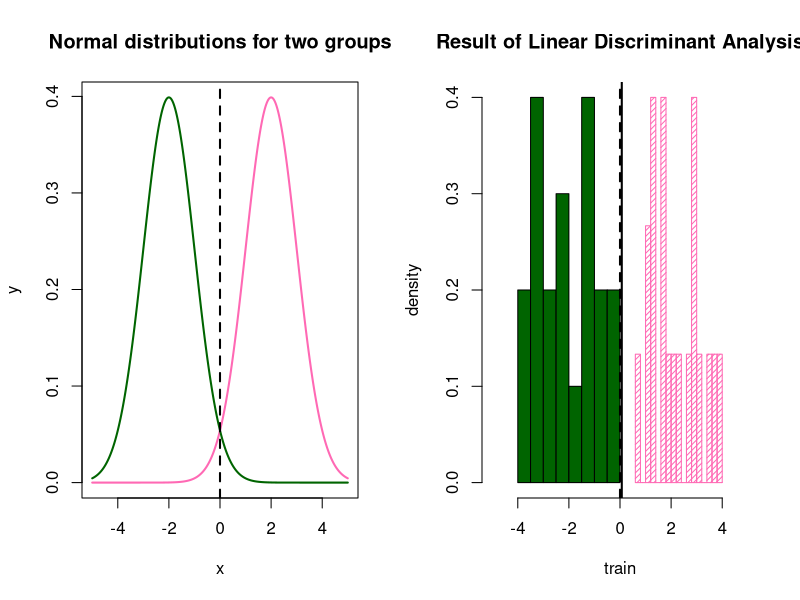
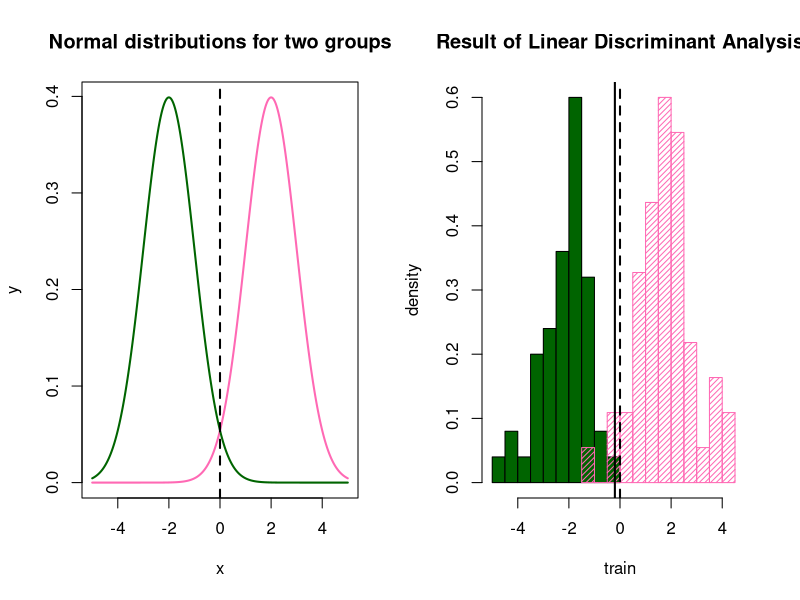
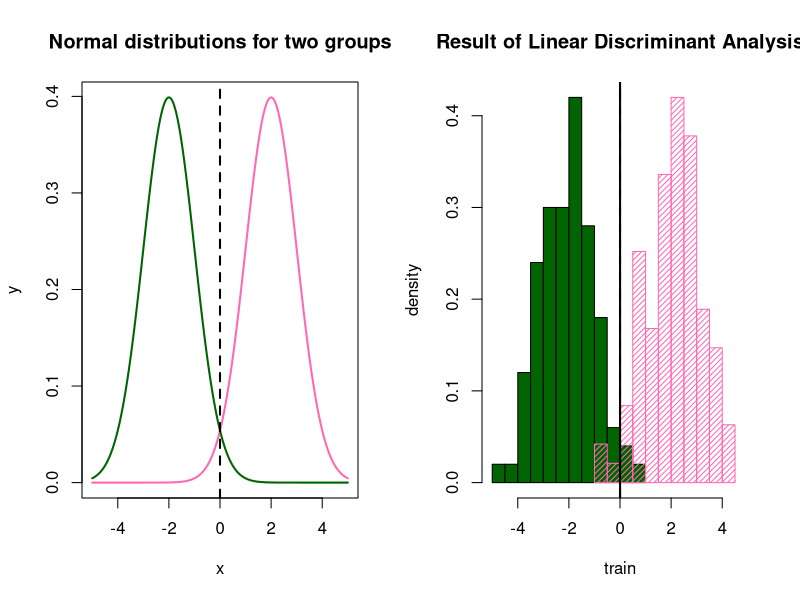
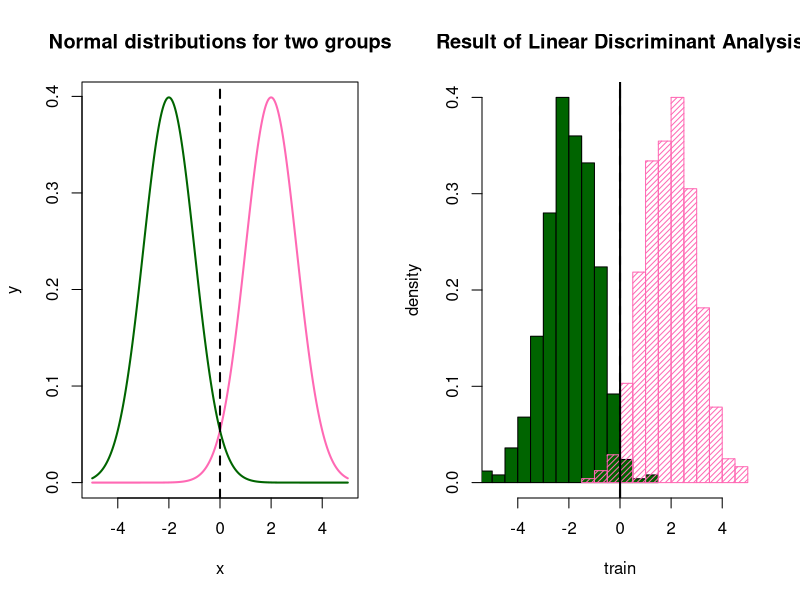
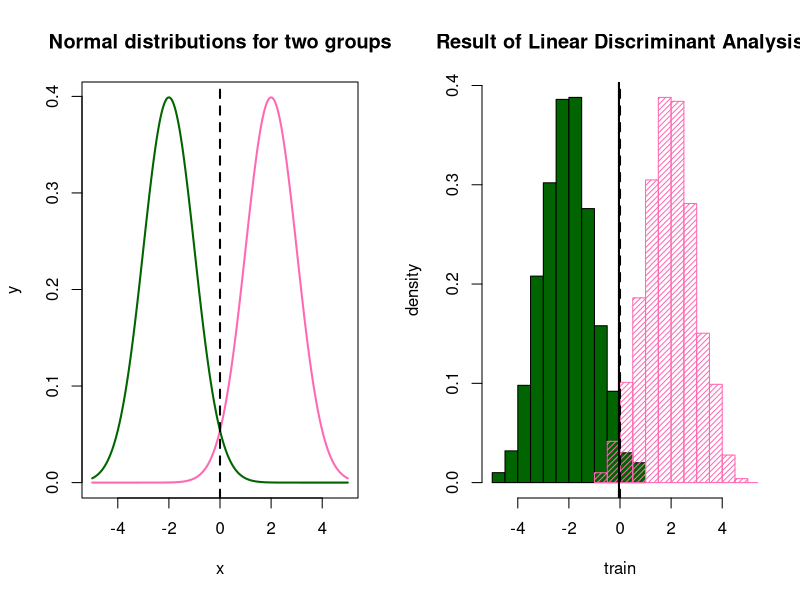
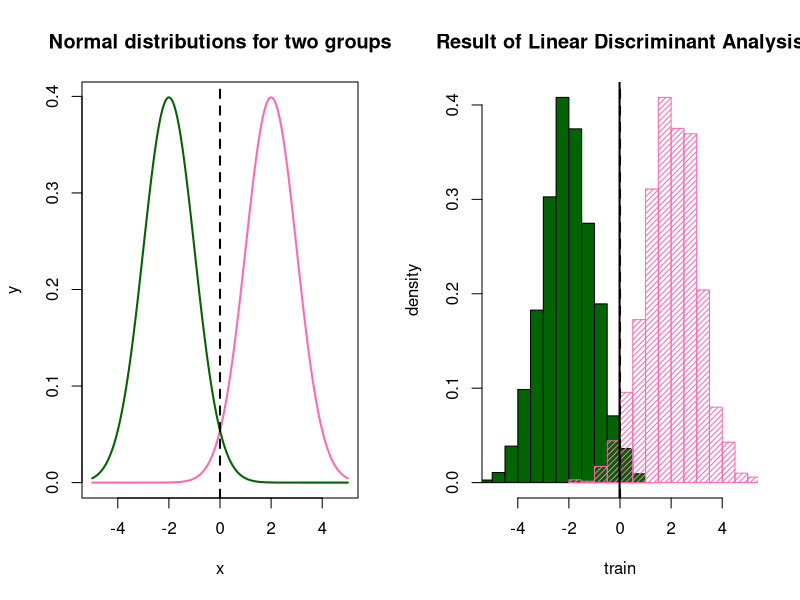
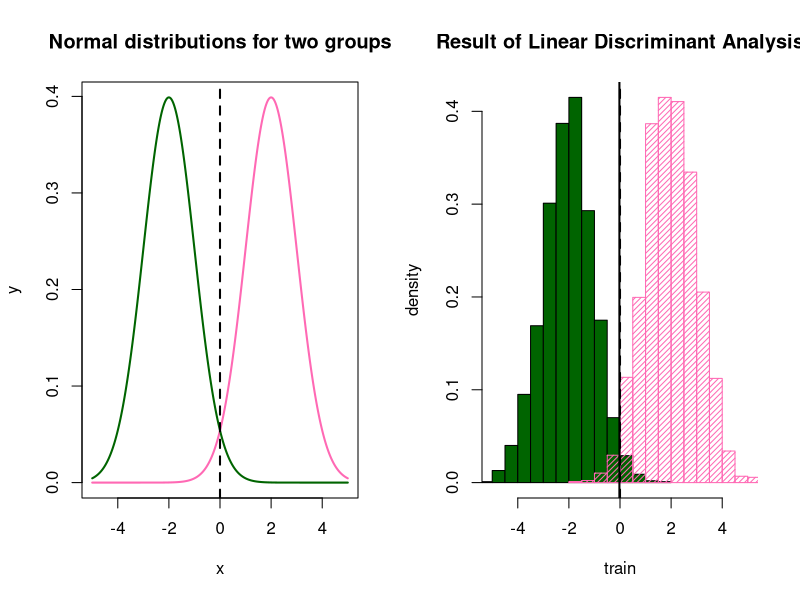

Here is the R script that generated these plots, in order:
### Linear Discriminant Analysis for p=1

G1.test <- rnorm(1000,2,1) ; G2.test <- rnorm(1000,-2,1)

my.LDA <- function(n1,n2,test1,test2) {
   ## Make training data 
   n1 <- n1 ; n2 <- n2  
   n <- n1+n2 
   k <- 2
   prior1 <- n1/n ; prior2 <- n2/n
   G1.train <- rnorm(n1,2,1) ; G2.train <- rnorm(n2,-2,1)
   mu1 <- mean(G1.train) ; mu2 <- mean(G2.train)
   sigma2 <- sum((G1.train-mu1)^2+(G2.train-mu2)^2)/(n-k)

   ## Make test data
   test <- c(test1,test2)
   true.group <- c(rep("Group1",1000),rep("Group2",1000))

   ## Decision boundary of LDA when k=2
   delta1 <- function(x) x*(mu1/sigma2)-(((mu1^2)/sigma2)/2)+log(prior1)
   delta2 <- function(x) x*(mu2/sigma2)-(((mu2^2)/sigma2)/2)+log(prior2)
   d1 <- delta1(test) ; d2 <- delta2(test)
   boundary <- d1-d2
   predict.group <- rep("Group1",2000)
   predict.group[boundary < 0] <- "Group2"

   ## Drawing some graph
   par(mfrow=c(1,2))
   # Picture 1
   x <- seq(-5,5,0.001)
   y1 <- dnorm(x,2,1) ; y2 <- dnorm(x,-2,1)
   plot(x,y1,main="Normal distributions for two groups",type="n",xlab="x",ylab="y")
   lines(x,y1,col="hotpink",lwd=2,lty=1)
   lines(x,y2,col="darkgreen",lwd=2,lty=1)
   abline(v=0,lty=2,lwd=2)
   # Picture 2
   hist(G2.train,col="darkgreen",breaks=12,xlim=c(-5,5),prob=TRUE,main="",xlab="",ylab="")
   par(new=TRUE)
   hist(G1.train,col="hotpink",density=25,breaks=12,angle=45,xlim=c(-5,5),
        prob=TRUE,main="Result of Linear Discriminant Analysis",
        xlab="train",ylab="density",axes=FALSE)
   abline(v=0,lty=2,lwd=2)
   abline(v=((mu1+mu2)/2)+(sigma2/(mu1-mu2))*log(prior2/prior1),lty=1,lwd=2)

   ## Classification result
   res <- table(predict.group,true.group)
   miss <- mean(predict.group!=true.group) # Misclassificaion rate
   cat("\n","**Confusion matrix**")
   cat("\n","( When n1 =",n1,"and n2 =",n2,")","\n")
   print(res) 
   cat("\n","Misclassification rate is",miss,".")
   cat("\n","And LDA decision boundary estimated from the training data is",
       ((mu1+mu2)/2)+(sigma2/(mu1-mu2))*log(prior2/prior1),".")
}

## Checking result
my.LDA(20,20,G1.test,G2.test)
my.LDA(50,50,G1.test,G2.test)
my.LDA(100,100,G1.test,G2.test)
my.LDA(500,500,G1.test,G2.test)
my.LDA(1000,1000,G1.test,G2.test)
my.LDA(1500,1500,G1.test,G2.test)
my.LDA(2000,2000,G1.test,G2.test)